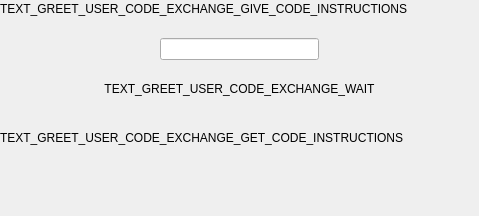
<?xml version="1.0" encoding="UTF-8"?>
<ui version="4.0">
 <class>GreetUserCodeExchangeWidget</class>
 <widget class="QWidget" name="GreetUserCodeExchangeWidget">
  <property name="geometry">
   <rect>
    <x>0</x>
    <y>0</y>
    <width>479</width>
    <height>216</height>
   </rect>
  </property>
  <property name="windowTitle">
   <string>Form</string>
  </property>
  <layout class="QVBoxLayout" name="verticalLayout">
   <property name="spacing">
    <number>20</number>
   </property>
   <property name="leftMargin">
    <number>0</number>
   </property>
   <property name="topMargin">
    <number>0</number>
   </property>
   <property name="rightMargin">
    <number>0</number>
   </property>
   <property name="bottomMargin">
    <number>0</number>
   </property>
   <item>
    <widget class="QWidget" name="widget_greeter_code" native="true">
     <property name="enabled">
      <bool>true</bool>
     </property>
     <layout class="QVBoxLayout" name="verticalLayout_2">
      <property name="spacing">
       <number>20</number>
      </property>
      <property name="leftMargin">
       <number>0</number>
      </property>
      <property name="topMargin">
       <number>0</number>
      </property>
      <property name="rightMargin">
       <number>0</number>
      </property>
      <property name="bottomMargin">
       <number>0</number>
      </property>
      <item>
       <widget class="QLabel" name="label_2">
        <property name="text">
         <string>TEXT_GREET_USER_CODE_EXCHANGE_GIVE_CODE_INSTRUCTIONS</string>
        </property>
        <property name="wordWrap">
         <bool>true</bool>
        </property>
       </widget>
      </item>
      <item>
       <layout class="QHBoxLayout" name="horizontalLayout">
        <item>
         <spacer name="horizontalSpacer_3">
          <property name="orientation">
           <enum>Qt::Horizontal</enum>
          </property>
          <property name="sizeHint" stdset="0">
           <size>
            <width>40</width>
            <height>20</height>
           </size>
          </property>
         </spacer>
        </item>
        <item>
         <widget class="QLineEdit" name="line_edit_greeter_code">
          <property name="alignment">
           <set>Qt::AlignCenter</set>
          </property>
          <property name="readOnly">
           <bool>true</bool>
          </property>
         </widget>
        </item>
        <item>
         <spacer name="horizontalSpacer_4">
          <property name="orientation">
           <enum>Qt::Horizontal</enum>
          </property>
          <property name="sizeHint" stdset="0">
           <size>
            <width>40</width>
            <height>20</height>
           </size>
          </property>
         </spacer>
        </item>
       </layout>
      </item>
      <item>
       <widget class="QLabel" name="label_wait">
        <property name="text">
         <string>TEXT_GREET_USER_CODE_EXCHANGE_WAIT</string>
        </property>
        <property name="alignment">
         <set>Qt::AlignCenter</set>
        </property>
        <property name="wordWrap">
         <bool>true</bool>
        </property>
       </widget>
      </item>
     </layout>
    </widget>
   </item>
   <item>
    <widget class="QWidget" name="widget_claimer_code" native="true">
     <property name="enabled">
      <bool>true</bool>
     </property>
     <layout class="QVBoxLayout" name="verticalLayout_3">
      <property name="spacing">
       <number>20</number>
      </property>
      <property name="leftMargin">
       <number>0</number>
      </property>
      <property name="topMargin">
       <number>0</number>
      </property>
      <property name="rightMargin">
       <number>0</number>
      </property>
      <property name="bottomMargin">
       <number>0</number>
      </property>
      <item>
       <widget class="QLabel" name="label_3">
        <property name="lineWidth">
         <number>0</number>
        </property>
        <property name="text">
         <string>TEXT_GREET_USER_CODE_EXCHANGE_GET_CODE_INSTRUCTIONS</string>
        </property>
        <property name="wordWrap">
         <bool>true</bool>
        </property>
       </widget>
      </item>
      <item>
       <layout class="QHBoxLayout" name="layout">
        <property name="rightMargin">
         <number>0</number>
        </property>
        <item>
         <spacer name="horizontalSpacer">
          <property name="orientation">
           <enum>Qt::Horizontal</enum>
          </property>
          <property name="sizeHint" stdset="0">
           <size>
            <width>40</width>
            <height>20</height>
           </size>
          </property>
         </spacer>
        </item>
        <item>
         <widget class="CodeInputWidget" name="code_input_widget" native="true"/>
        </item>
        <item>
         <spacer name="horizontalSpacer_2">
          <property name="orientation">
           <enum>Qt::Horizontal</enum>
          </property>
          <property name="sizeHint" stdset="0">
           <size>
            <width>40</width>
            <height>20</height>
           </size>
          </property>
         </spacer>
        </item>
       </layout>
      </item>
     </layout>
    </widget>
   </item>
  </layout>
 </widget>
 <customwidgets>
  <customwidget>
   <class>CodeInputWidget</class>
   <extends>QWidget</extends>
   <header>guardata.core.gui.custom_widgets</header>
   <container>1</container>
  </customwidget>
 </customwidgets>
 <resources/>
 <connections/>
</ui>
